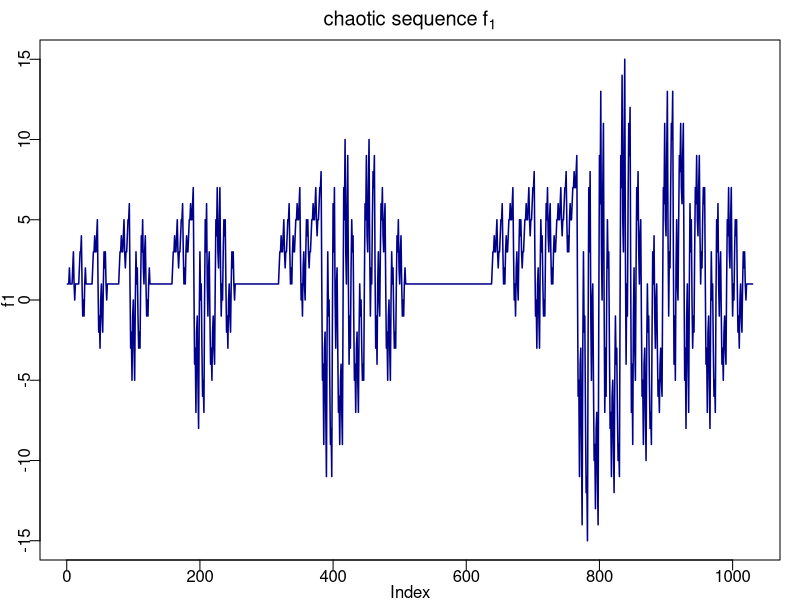
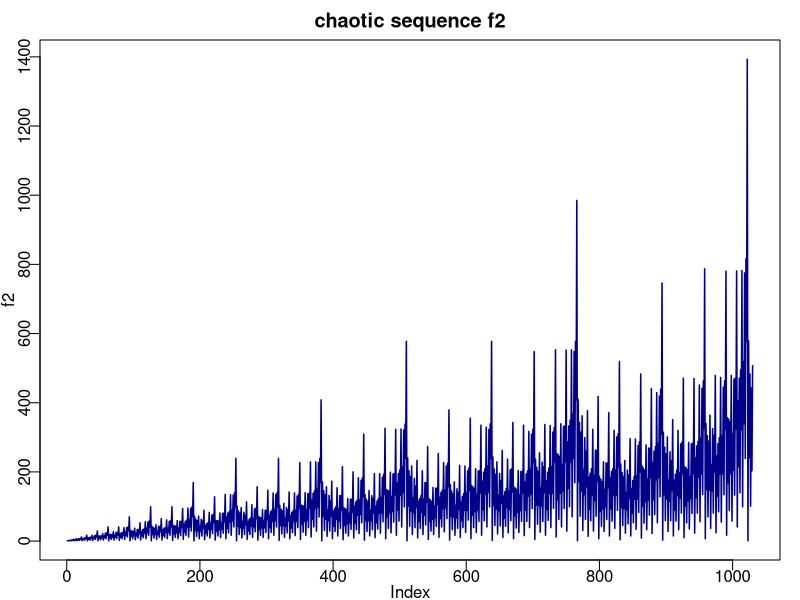
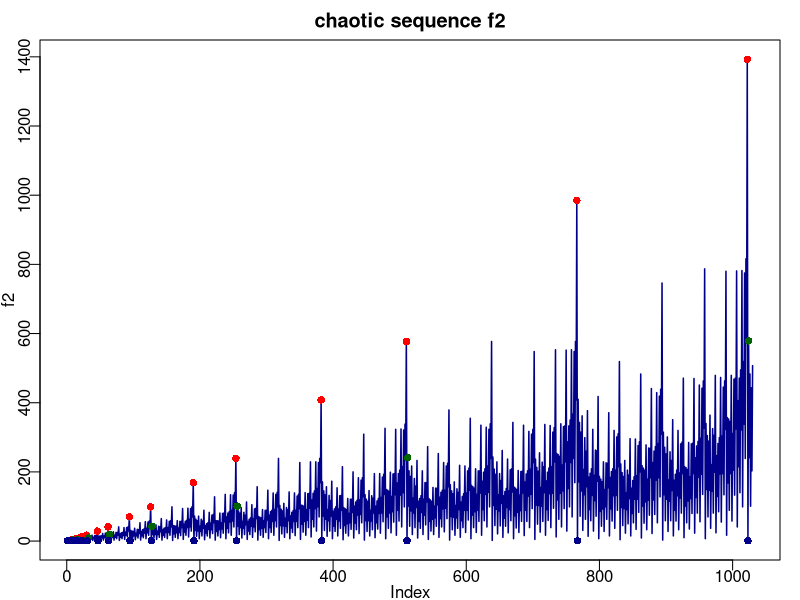
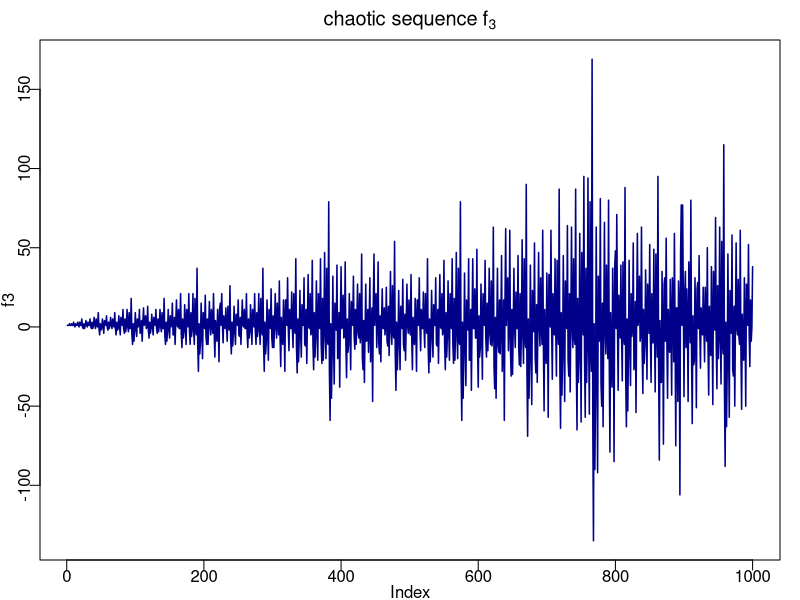

The R source for these figures, in order:
#f1 subtraction
n=1030

f1=rep(NA,n)
f1[1]=1
f1[2]=1
for (j in 1:(n/2-1)) {
  f1[2*j+1]=f1[j]
  if(j == 1) { f1[2*j+2]=2*f1[j]
  } else{
    f1[2*j+2]=2*f1[j]-f1[j-1]
  }
}

par(pty="m", mar=c(2,2,2,1), mgp=c(1.1, .3, 0))
plot(f1, type = "l", main=bquote("chaotic sequence"~f[1]), col="darkblue", lwd=1.5)

#f2 addition
n=1030
f2=rep(NA,n)
f2[1]=1
f2[2]=1
for (j in 1:(n/2-1)) {
  f2[2*j+1]=f2[j]
  if(j == 1) { f2[2*j+2]=2*f2[j]
  } else{
    f2[2*j+2]=2*f2[j]+f2[j-1]
  }
}

par(pty="m", mar=c(2,2,2,1), mgp=c(1.1, .3, 0))
plot(f2, type = "l", main=bquote("chaotic sequence f2"), col="darkblue", lwd=1.5)

#successive record values: record values are attained at 2^k-2; 2^k*3-2, 2^k*3-4; 2^k*5-2
te=unique(unlist(sapply(1:n, function(x) which(f2[1:x]==max(f2[1:x])))))
cbind(te, f2[te])

#new highs: these are attained at 2^k-2 and 2^k*3-2. The ratio successive highs converge to sqrt(2). The ratio of successive points they occur alternate between 4/3 and 3/2
ye=c(sapply(1:10, function(x) 2^x), sapply(1:10, function(x) 2^x*3))-2
ye=tail(sort(ye), -1)
ye=cbind(ye, f2[ye])
ye=ye[!is.na(ye[,2]),]

#1s(minima) occur at 2^k-1; 2*k*3-1
te=which(f2==1)

#plot with max, min etc
plot(f2, type = "l", main=bquote("chaotic sequence f2"), col="darkblue", lwd=1.5)
points(ye[,1],ye[,2], col="red", pch=16)
points(2^(0:10), f2[2^(0:10)], col="darkgreen", pch=16)
points(which(f2==1), f2[which(f2==1)], col="darkblue", pch=16)

#f3 
n=1000
f3=rep(NA,n)
f3[1]=1
f3[2]=1
for (j in 1:(n/2-1)) {
  f3[2*j+1]=f3[j+1]
  if(j == 1) { f3[2*j+2]=2*f3[j]
  } else{
    f3[2*j+2]=2*f3[j]-f3[j-1]
  }
}

par(pty="m", mar=c(2,2,2,1), mgp=c(1.1, .3, 0))
plot(f3, type = "l", main=bquote("chaotic sequence"~f[3]), col="darkblue", lwd=1.5)

#successive record values
te=unique(unlist(sapply(1:n, function(x) which(f3[1:x]==max(f3[1:x])))))
cbind(te, f3[te])
